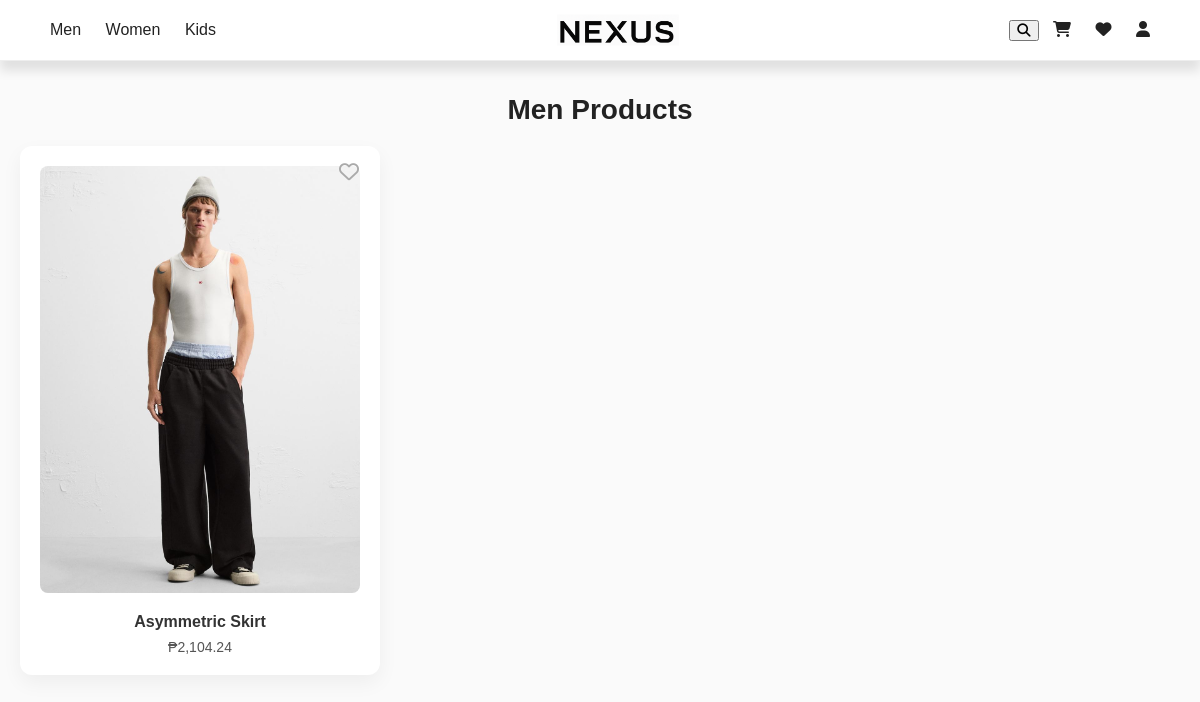
The app's page /pages/category.php?category=men, older data.
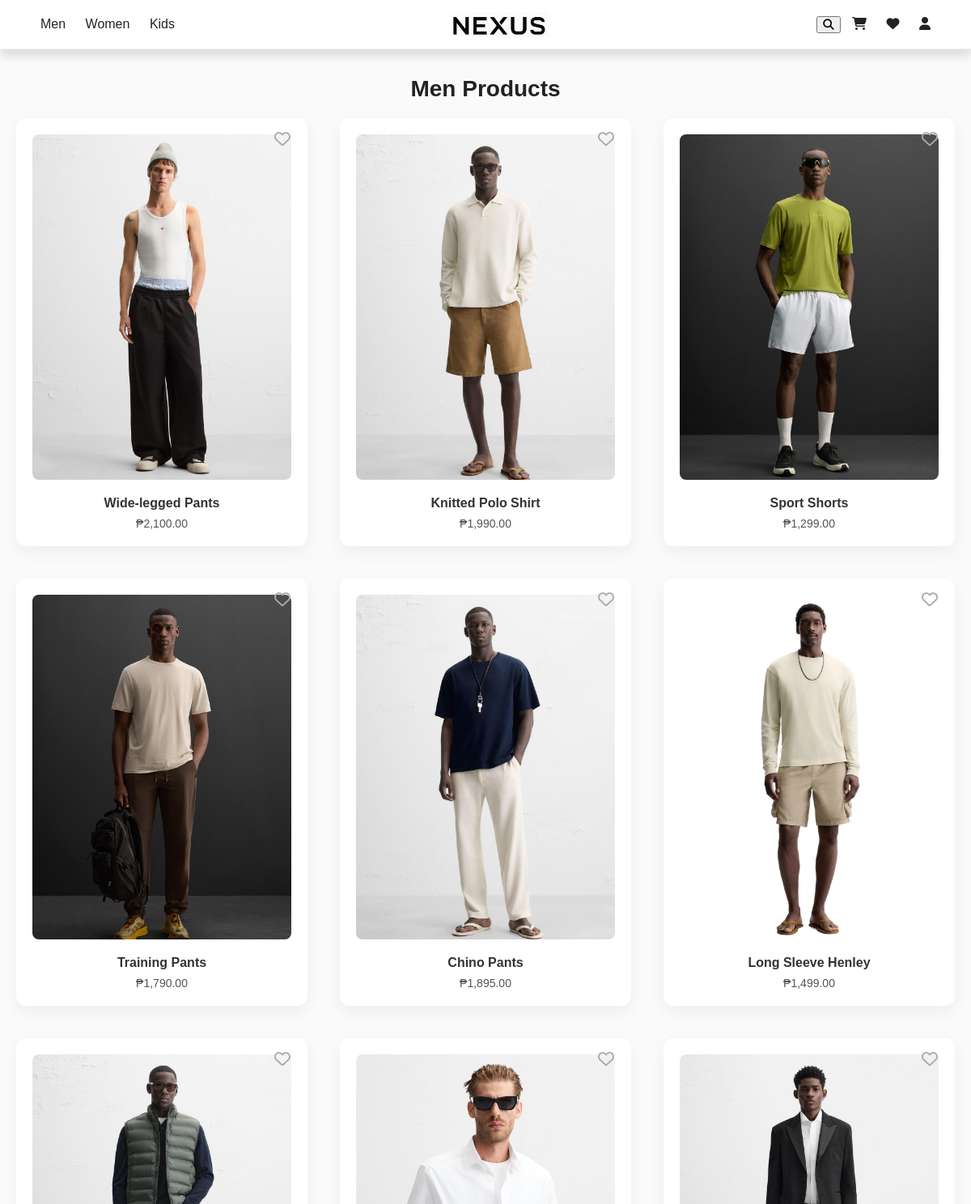
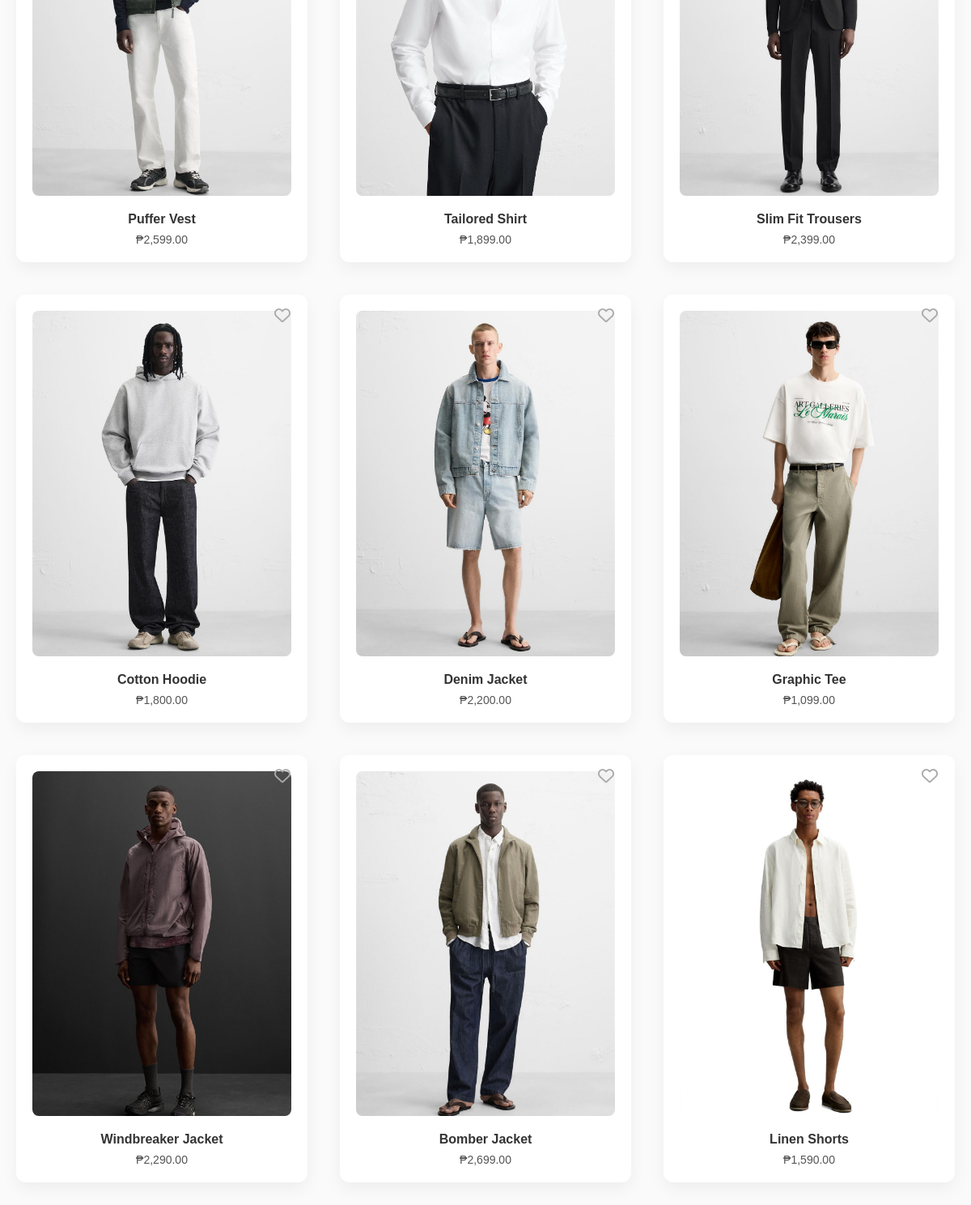
The same page, newer data (2 pictures, top to bottom).
### tables this page shows
CREATE TABLE `products` (
  `product_code` varchar(20) NOT NULL,
  `name` varchar(255) NOT NULL,
  `description` text DEFAULT NULL,
  `price` decimal(10,2) NOT NULL,
  `category` enum('women','men','kids') NOT NULL,
  `image_url` varchar(255) NOT NULL
);

### pages/category.php (the view, shortened to what this page needs)
<?php
include("../includes/database.php");
include("../includes/header.php");
$category = $_GET['category'] ?? '';
$sql = "SELECT * FROM products WHERE category = ?";
$stmt = $conn->prepare($sql);
$stmt->bind_param("s", $category);
$stmt->execute();
$result = $stmt->get_result();
$products = [];
if ($result && $result->num_rows > 0) {
    while ($row = $result->fetch_assoc()) {
        $is_favorite = false;
        $row['is_favorite'] = $is_favorite;
        $products[] = $row;
    }
}
?>
<!DOCTYPE html>
<html>
<head>
    <link rel="stylesheet" href="../assets/css/category.css">
    <link rel="stylesheet" href="https://cdnjs.cloudflare.com/ajax/libs/font-awesome/6.4.0/css/all.min.css">
</head>
<body>
    <br>
    <br>
    <br>
    <h2 style="text-align:center"><?= ucfirst($category) ?> Products</h2>
    <div class="product-grid">
        <?php foreach ($products as $product): ?>
        <div class="product-card">
            <form method="POST" action="category.php?category=<?= urlencode($category) ?>" class="wishlist-form">
                <button type="submit" class="wishlist-btn">
                    <i class="<?= $product['is_favorite']
                       ? 'fa-solid fa-heart fave-icon filled'
                       : 'fa-regular fa-heart fave-icon' ?>"></i>
                </button>
            </form>
            <a href="product.php?code=<?= urlencode($product['product_code']) ?>">
                <img src="../<?= htmlspecialchars($product['image_url']) ?>"
                    alt="<?= htmlspecialchars($product['name']) ?>" loading="lazy">
            </a>
            <div class="product-info">
                <div class="product-name"><?= htmlspecialchars($product['name']) ?></div>
                <div class="product-price">₱<?= number_format($product['price'], 2) ?></div>
            </div>
        </div>
        <?php endforeach; ?>
    </div>
</body>
</html>

### includes/header.php (shortened to what this page needs)
<!DOCTYPE html>
<html lang="en">
<head>
    <link rel="stylesheet" href="https://cdnjs.cloudflare.com/ajax/libs/font-awesome/6.5.0/css/all.min.css">
    <link rel="stylesheet" href="../assets/css/header.css">
</head>
<body>
    <header>
        <div class="top-nav">
            <div class="nav-left">
                <a href="../pages/category.php?category=men">Men</a>
                <a href="../pages/category.php?category=women">Women</a>
                <a href="../pages/category.php?category=kids">Kids</a>
            </div>
            <div class="logo-text">
                <a href="index.php" title="Home">
                    <img src="../assets/images/nexus.png" alt="NEXUS Logo" class="logo-img">
                </a>
            </div>
            <div class="nav-right">
                <button id="search-toggle" title="Search"><i class="fas fa-search"></i></button>
                <a href="cart.php" title="Cart"><i class="fas fa-shopping-cart"></i></a>
                <a href="wishlist.php" title="Wishlist"><i class="fas fa-heart"></i></a>
                <?php if (isset($_SESSION['user'])): ?>
                <a href="account.php" title="My Account"><i class="fas fa-user-circle"></i></a>
                <a href="logout.php" title="Logout"><i class="fas fa-sign-out-alt"></i></a>
                <?php else: ?>
                <a href="login.php" title="Login"><i class="fas fa-user"></i></a>
                <?php endif; ?>
            </div>
        </div>
        <div class="search-slide" id="search-bar">
            <form action="search.php" method="get">
            </form>
        </div>
    </header>
</body>
</html>

### assets/css/header.css (style rules this page uses)
body { margin: 0; font-family: "Helvetica Neue", Helvetica, Arial, sans-serif; }
header { position: fixed; top: 0; width: 100%; background: white; box-shadow: 0 10px 10px rgba(0, 0, 0, 0.1); z-index: 999; transition: top 0.3s; }
.top-nav { display: flex; justify-content: space-between; align-items: center; padding: 10px 40px; }
.nav-left a, .nav-right a { margin: 0 10px; text-decoration: none; color: #222; font-weight: 500; transition: color 0.3s; }
.logo-text .logo-img { height: 40px; vertical-align: middle; }
.search-slide { background-color: white; overflow: hidden; max-height: 0; transition: max-height 0.4s ease; border-bottom: 1px solid #eee; }
.search-slide form { display: flex; padding: 10px 40px; align-items: center; }

### assets/css/category.css (style rules this page uses)
body { font-family: Arial, sans-serif; background-color: #fafafa; margin: 0; padding: 0; }
h2 { margin: 40px 0 20px; font-size: 28px; color: #222; }
.product-grid { display: grid; grid-template-columns: repeat(3, 1fr); gap: 40px; max-width: 1200px; margin: 0 auto; padding: 0 20px 60px; }
.product-card { background-color: #fff; border-radius: 12px; box-shadow: 0 8px 20px rgba(0, 0, 0, 0.05); padding: 20px; position: relative; transition: transform 0.3s ease; }
.product-card img { width: 100%; aspect-ratio: 3 / 4; object-fit: cover; border-radius: 8px; margin-bottom: 16px; }
.product-info { text-align: center; }
.product-name { font-size: 16px; font-weight: 600; color: #333; margin-bottom: 8px; }
.product-price { font-size: 14px; color: #555; }
.wishlist-form { position: absolute; top: 15px; right: 15px; }
.wishlist-btn { background: none; border: none; cursor: pointer; }
.fave-icon { font-size: 20px; color: #aaa; transition: color 0.3s ease; }

Row changes from the older to the newer data that the page shows:
changed products: name "Asymmetric Skirt" → "Wide-legged Pants"; price "2,104.24" → "2,100.00"
added products: image_url (picture), name "Knitted Polo Shirt", price "1,990.00"
added products: image_url (picture), name "Sport Shorts", price "1,299.00"
added products: image_url (picture), name "Training Pants", price "1,790.00"
added products: image_url (picture), name "Chino Pants", price "1,895.00"
added products: image_url (picture), name "Long Sleeve Henley", price "1,499.00"
added products: image_url (picture), name "Puffer Vest", price "2,599.00"
added products: image_url (picture), name "Tailored Shirt", price "1,899.00"
added products: image_url (picture), name "Slim Fit Trousers", price "2,399.00"
added products: image_url (picture), name "Cotton Hoodie", price "1,800.00"
added products: image_url (picture), name "Denim Jacket", price "2,200.00"
added products: image_url (picture), name "Graphic Tee", price "1,099.00"
added products: image_url (picture), name "Windbreaker Jacket", price "2,290.00"
added products: image_url (picture), name "Bomber Jacket", price "2,699.00"
added products: image_url (picture), name "Linen Shorts", price "1,590.00"
